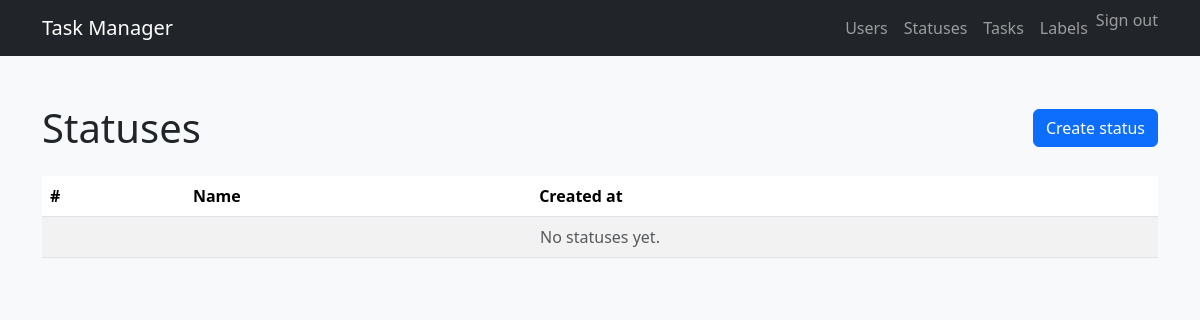
Page /statuses/ (signed in) on the earlier database version.
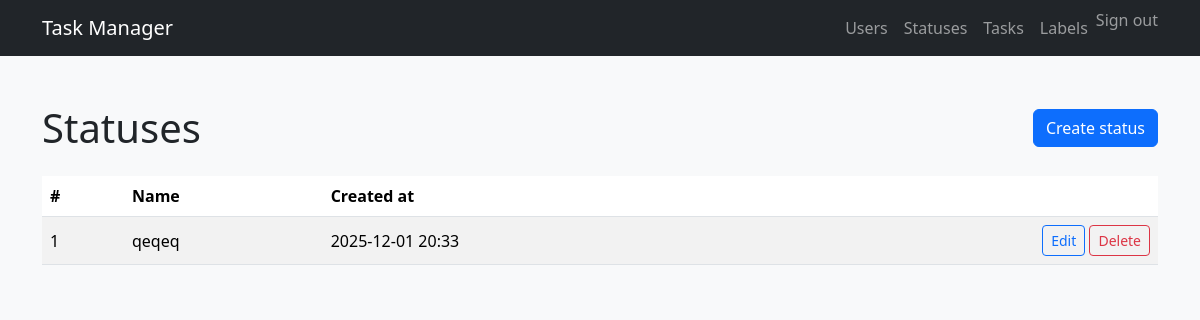
Same page on the later database version.
### statuses/models.py (models this page shows, shortened)
class Status(models.Model):
    name = models.CharField(
        max_length=100,
        unique=True,
        verbose_name=_("Name"),
    )
    created_at = models.DateTimeField(
        auto_now_add=True,
        verbose_name=_("Created at"),
    )

### statuses/views.py (the view)
# urls.py: path("", views.StatusListView.as_view(), name="list"),
class StatusListView(LoginRequiredMixin, ListView):
    model = Status
    template_name = "statuses/list.html"
    context_object_name = "statuses"

### templates/statuses/list.html (shortened to what this page needs)
{% extends "base.html" %}
{% load django_bootstrap5 i18n %}
{% block content %}
  <div class="d-flex justify-content-between align-items-center mb-4">
    <h1 class="mb-0">{% trans "Statuses" %}</h1>
    <a class="btn btn-primary" href="{% url 'statuses:create' %}">
      {% trans "Create status" %}
    </a>
  </div>
  <div class="table-responsive">
    <table class="table table-striped align-middle">
      <thead>
        <tr>
          <th scope="col">#</th>
          <th scope="col">{% trans "Name" %}</th>
          <th scope="col">{% trans "Created at" %}</th>
          <th scope="col" class="text-end"></th>
        </tr>
      </thead>
      <tbody>
        {% for status in statuses %}
          <tr>
            <td>{{ forloop.counter }}</td>
            <td>{{ status.name }}</td>
            <td>{{ status.created_at|date:"Y-m-d H:i" }}</td>
            <td class="text-end">
              <a class="btn btn-sm btn-outline-primary"
                 href="{% url 'statuses:update' status.pk %}">
                {% trans "Edit" %}
              </a>
              <a class="btn btn-sm btn-outline-danger"
                 href="{% url 'statuses:delete' status.pk %}">
                {% trans "Delete" %}
              </a>
            </td>
          </tr>
        {% empty %}
          <tr>
            <td colspan="4" class="text-center text-muted">
              {% trans "No statuses yet." %}
            </td>
          </tr>
        {% endfor %}
      </tbody>
    </table>
  </div>
{% endblock %}

Differences in the rows shown:
added Status: name "qeqeq", created_at "2025-12-01 20:33"
Other differences:
text no longer shown: "No statuses yet."
